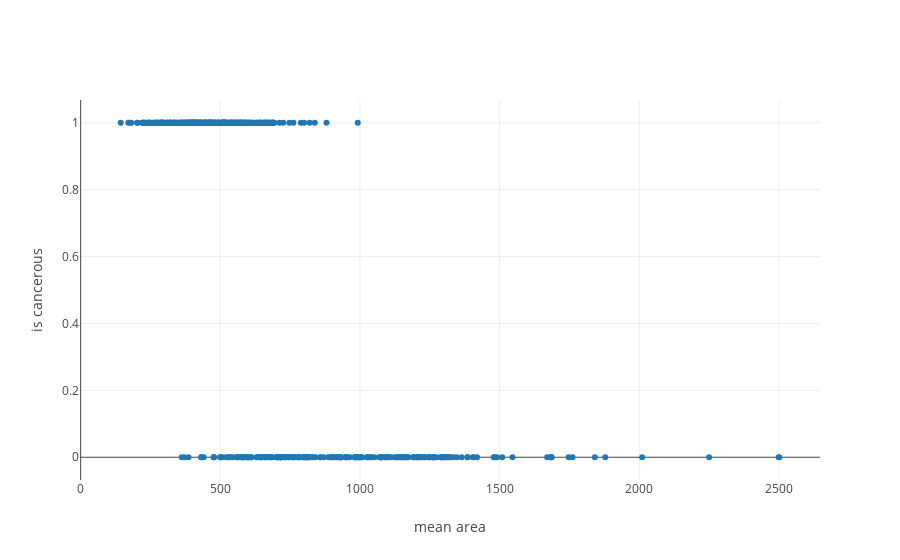

Notebook cell for this chart:
### Markdown cell above
Now we could plot our classification problem the same way that we plot our regression problem.  With a feature on the x-axis and our target on the y axis.  With clasification, remember that our target generally has only two possible outcomes, so it would look like something like this:

### Code cell
from graph import trace_values, plot

mean_area = df['mean area']
y = df['is_cancerous']

trace = trace_values(mean_area, y)
plot([trace], {'xaxis': {'title': 'mean area'}, 'yaxis': {'title': 'is cancerous'}})

### Figure 1 — Plotly figure (JSON) as saved in the notebook; plotly's stock layout.template omitted (floating-point values rounded to 4 significant figures; data arrays with more than 128 entries replaced by an {"elided": "..."} marker saying what was removed)
{"data": [{"mode": "markers", "name": "data", "text": [], "type": "scatter", "uid": "6fda95a4-118a-4731-9d4e-ea824b4f5204", "x": {"elided": "569 float values"}, "y": {"elided": "569 int values"}}], "layout": {"autosize": true, "xaxis": {"autorange": true, "range": [-15.92, 2660.0], "title": {"text": "mean area"}, "type": "linear"}, "yaxis": {"autorange": true, "range": [-0.07325, 1.073], "title": {"text": "is cancerous"}, "type": "linear"}}}
